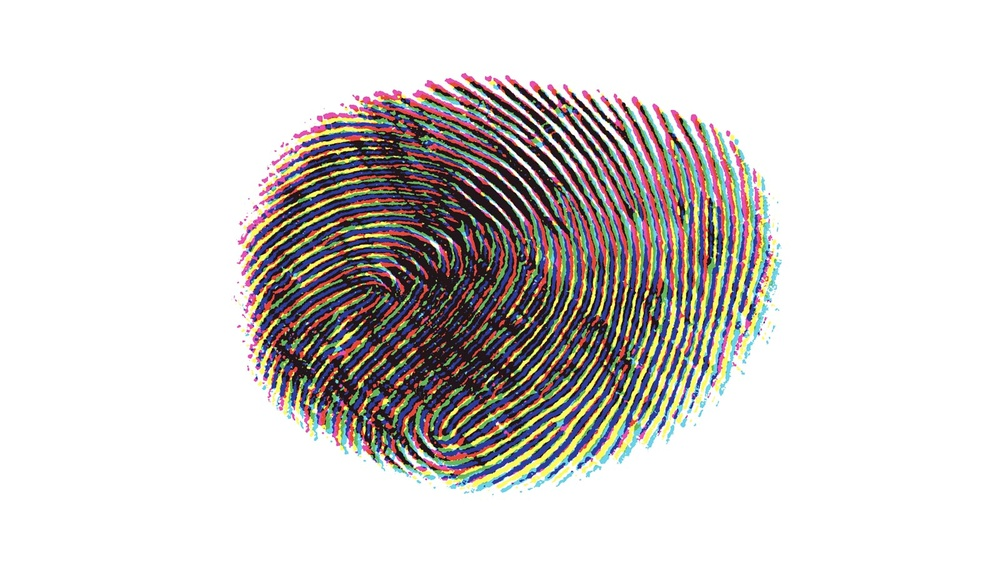
#> input picture Image_Processing/src/Filters/src/gabor filter/images/01.jpg, 1000 x 572 px, shrunk from 1600 x 915 before the run
$ python hough_line_edge_detector.py
#> lines starting #> are read from the running program, lines starting #| are printed output that depends on the picture; after the words box and inside, x2 and y2 are one past the last pixel; in counts of white or black regions, pixels touching at a corner belong together
#> the answer given: ../../Filters/src/gabor filter/images/01.jpg
#> the answer given: out.png
import cv2
import numpy as np


def main(inputfilename, oututfilename):
#> called with oututfilename = 'out.png'
    img = cv2.imread(inputfilename)
#> img is the input picture: shape (572, 1000, 3); mean B, G, R 208.3, 210, 213.8
    gray = cv2.cvtColor(img, cv2.COLOR_BGR2GRAY)
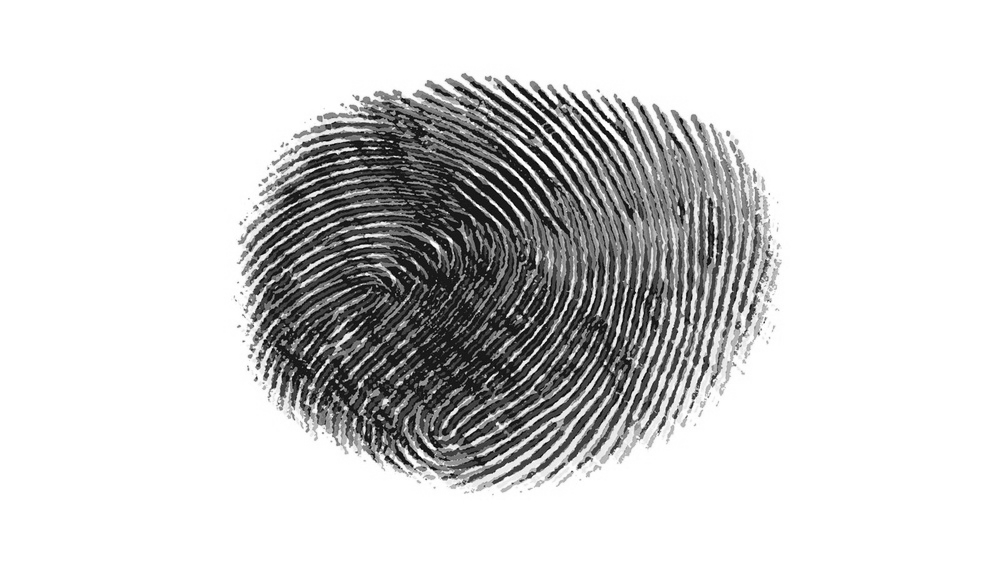
#> gray: shape (572, 1000); min 1, max 255, mean 211

    edges = cv2.Canny(gray, 100, 200, apertureSize=3)
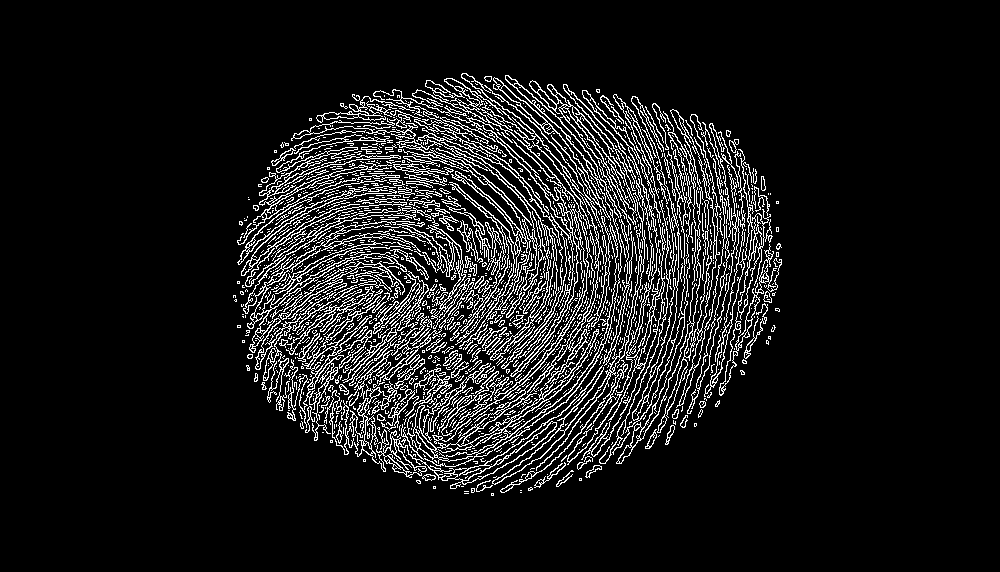
#> edges: shape (572, 1000); 9.7% white in thin lines or dots, all inside (x1, y1, x2, y2) = (233, 73, 782, 496)
    cv2.imshow('edges', edges)
    cv2.waitKey(0)

    minLineLength = 30
    maxLineGap = 10
    lines = cv2.HoughLinesP(edges, 1, np.pi/180, 15, minLineLength, maxLineGap)
#> lines = 41 rows, first 6: [418, 341, 430, 329], [395, 215, 409, 214], [370, 158, 390, 158], [521, 157, 531, 169], [538, 158, 552, 172], [334, 290, 346, 285]
    for x in range(0, len(lines)):
        for x1, y1, x2, y2 in lines[x]:
            cv2.line(img, (x1, y1), (x2, y2), (0, 255, 0), 2)
#> this loop made 41 passes
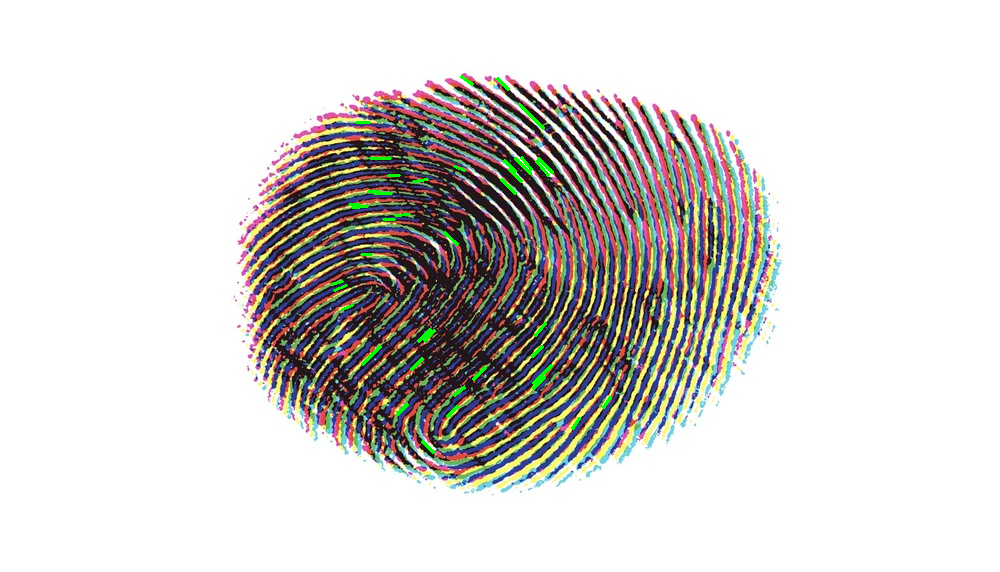
#> img: shape (572, 1000, 3); 0.41% of pixels changed, all inside (x1, y1, x2, y2) = (331, 75, 612, 454)

    cv2.imwrite(oututfilename, img)


if __name__ == "__main__":
    inputfilename = input("Enter a input filename:\t")
    oututfilename = input("Enter a output filename:\t")
    main(inputfilename, oututfilename)

$ run again, on Image_Processing/src/Filters/src/gabor filter/images/2.jpg
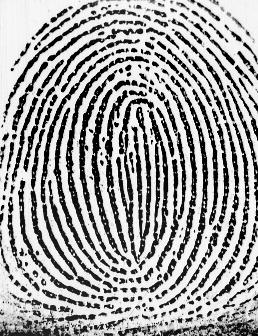
#> input picture Image_Processing/src/Filters/src/gabor filter/images/2.jpg, 258 x 336 px
#> in main, img is the input picture: shape (336, 258, 3); min 0, max 255, mean 162.9
#> in main, `edges = cv2.Canny(gray, 100, 200, apertureSize=3)`:
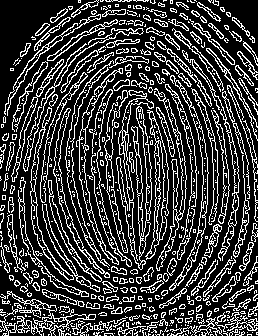
#> edges: shape (336, 258); 24.2% white in thin lines or dots
#> lines = 27 rows, first 6: [63, 192, 65, 204], [211, 142, 212, 157], [217, 150, 217, 172], [80, 179, 83, 193], [51, 180, 51, 190], [181, 189, 181, 176]
#> the loop in main, `for x in range(0, len(lines)):` made 27 passes
#> after the loop in main, `for x in range(0, len(lines)):`:
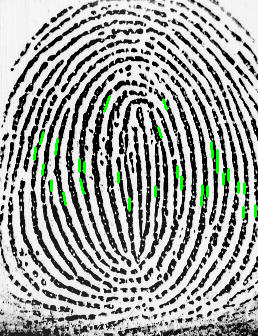
#> img: shape (336, 258, 3); 1.28% of pixels changed, all inside (x1, y1, x2, y2) = (33, 95, 257, 219)
